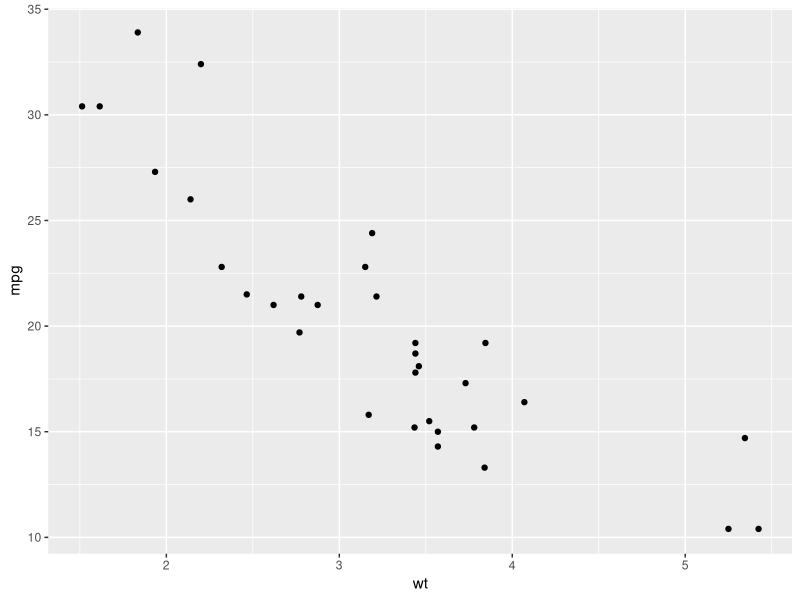
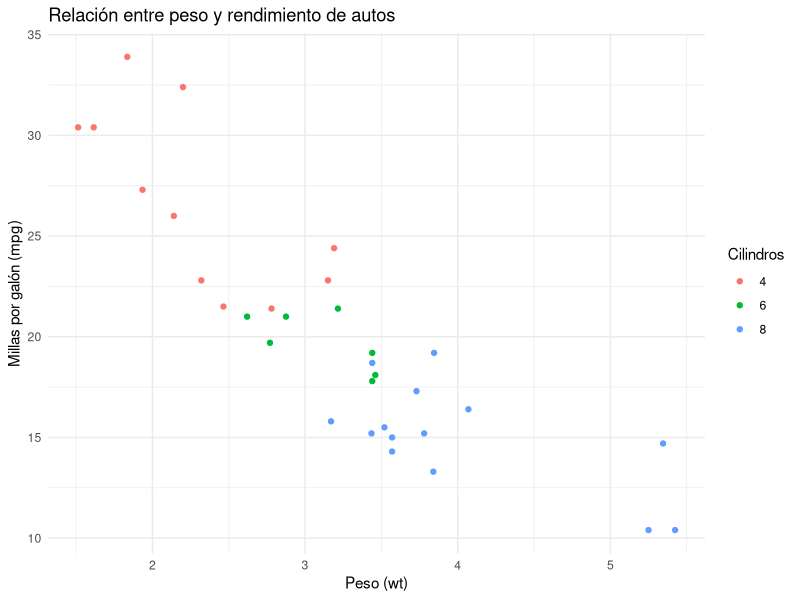
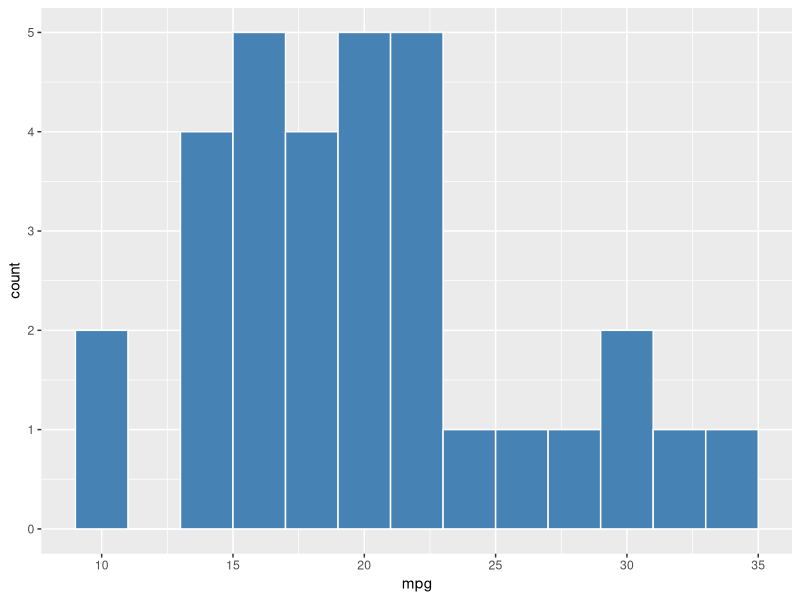
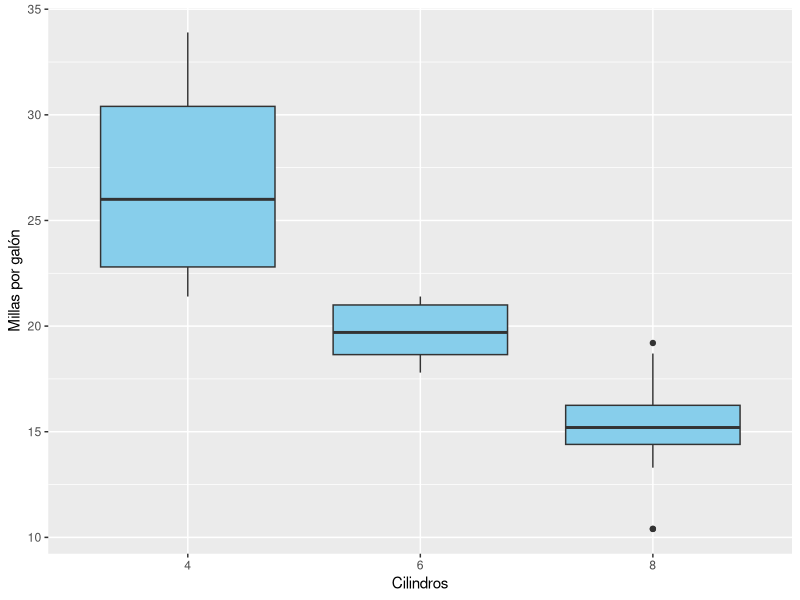

Here is the R script that generated these plots, in order:
## ---- chunk 1
library(tidyverse)

# Gráfico de dispersión: peso vs. millas por galón
ggplot(mtcars) +
  aes(x = wt, y = mpg) +
  geom_point()
## ---- chunk 2
ggplot(mtcars) +
  aes(x = wt, y = mpg, color = factor(cyl)) +
  geom_point() +
  labs(
    title = "Relación entre peso y rendimiento de autos",
    x = "Peso (wt)",
    y = "Millas por galón (mpg)",
    color = "Cilindros"
  ) +
  theme_minimal()
## ---- chunk 3
# Histograma de millas por galón
ggplot(mtcars) +
  aes(x = mpg) +
  geom_histogram(binwidth = 2, fill = "steelblue", color = "white")

# Boxplot de mpg por número de cilindros
ggplot(mtcars) +
  aes(x = factor(cyl), y = mpg) +
  geom_boxplot(fill = "skyblue") +
  labs(x = "Cilindros", y = "Millas por galón")
